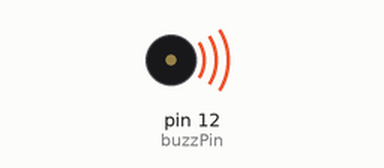
The sketch below on a simulated Arduino Uno, built with avr-gcc and run on an emulated ATmega328P. Shown: buzzer (waves = sounding).

Above: at 0.1 s.
At 39.3 s:
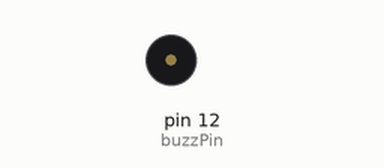
Timing chart, 0 to 40.0 s (numbered marks = the images above):
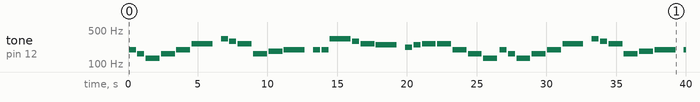

Measured:
- by itself, tone on pin 12 (buzzPin): plays 196 Hz for 0.50 s, 164 Hz for 0.50 s, 130 Hz for 1.0 s, 164 Hz for 1.0 s, 196 Hz for 1.0 s, 261 Hz for 1.5 s … (38 notes in this stretch)

The sketch:

USA_Anthem.ino
```cpp
int buzzPin = 12;
double c3 = 130.8;
double d3 = 146.8;
double e3 = 164.8;
double f3 = 174.6;
double fSharp = 185;
double g3 = 196;
double a3 = 220;
double b3 = 246.9;
double c4 = 261.6;
double d4 = 293.7;
double e4 = 329.6;
double f4 = 349.2;
double g4 = 392.0;

void setup() {
  // put your setup code here, to run once:
  pinMode(buzzPin, OUTPUT);
  Serial.begin(9600);
}
void sound(double hertz, int delayTime)
{
  tone(buzzPin, hertz);
  delay(delayTime);
  noTone(buzzPin);
  delay(100);
}
void rest(int delayTime)
{
  delay(delayTime);
}
void loop() {

  // put your main code here, to run repeatedly:
  //National Anthem of the United States of America

  for(int i = 0; i < 2; i++)
  {
    rest(75);
    sound(g3, 500);
    sound(e3, 500);
    sound(c3, 1000);
    sound(e3, 1000);
    sound(g3, 1000);
    sound(c4, 1500);
    rest(500);

    sound(e4, 500);
    sound(d4, 500);
    sound(c4, 1000);
    sound(e3, 1000);
    sound(fSharp, 1000);
    sound(g3, 1500);
    rest(500);

    sound(g3, 500);
    sound(g3, 500);
    sound(e4, 1500);
    sound(d4, 500);
    sound(c4, 1000);
    sound(b3, 1500);
    rest(500);

    sound(a3, 500);
    sound(b3, 500);
    sound(c4, 1000);
    sound(c4, 1000);
    sound(g3, 1000);
    sound(e3, 1000);
    sound(c3, 1000);
  }

  sound(e4, 500);
  sound(e4, 500);
  sound(e4, 1000);
  sound(f4, 1000);
  sound(g4, 1000);
  sound(g4, 1500);
  rest(500);

  sound(f4, 500);
  sound(e4, 500);
  sound(d4, 1000);
  sound(e4, 1000);
  sound(f4, 1000);
  sound(f4, 1500);
  rest(500);

  sound(f4, 1000);
  sound(e4, 1500);
  sound(d4, 500);
  sound(c4, 1000);
  sound(b3, 1500);
  rest(500);

  sound(a3, 500);
  sound(b3, 500);
  sound(c4, 1000);
  sound(e3, 1000);
  sound(fSharp, 1000);
  sound(g3, 1500);
  rest(500);

  sound(g3, 1000);
  sound(c4, 1000);
  sound(c4, 1000);
  sound(c4, 500);
  sound(b3, 500);
  sound(a3, 1000);
  sound(a3, 1000);
  sound(a3, 1000);

  sound(d4, 1000);
  sound(f4, 500);
  sound(e4, 500);
  sound(d4, 500);
  sound(c4, 500);
  sound(c4, 1000);
  sound(b3, 1500);
  rest(500);

  sound(g3, 500);
  sound(g3, 500);
  sound(c4, 1500);
  sound(d4, 500);
  sound(e4, 500);
  sound(f4, 500);
  sound(g4, 2000);
  rest(100);

  sound(c4, 500);
  sound(d4, 500);
  sound(e4, 1500);
  sound(f4, 500);
  sound(d4, 1250);
  sound(c4, 3000);

  while(Serial.available() == 0){}

}
```
